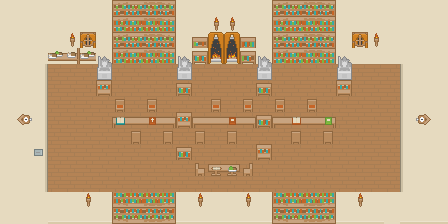

Below is a game level as drawn by its tile map, then a one-line description and the .tmx that defines it (tile-layer data replaced by summaries):
An orthogonal 28x14 tile map with 16x16 px tiles, 7 tile layers (background, decorationC, obstacles, decorationB, ...).

<map version="1.10" tiledversion="1.11.2" orientation="orthogonal" renderorder="right-down" width="28" height="14" tilewidth="16" tileheight="16" infinite="0" nextlayerid="9" nextobjectid="1">
 <editorsettings>
  <export format="json" />
 </editorsettings>
 <tileset firstgid="1" name="insideSheet1" tilewidth="16" tileheight="16" spacing="1" tilecount="1767" columns="57">
  <image source="../assets/insideSheet1.png" trans="ff00ff" width="968" height="526" />
 </tileset>
 <layer id="1" name="background" width="28" height="14">
  <data>[392 cells, 383 non-empty, 4 distinct tile ids]</data>
 </layer>
 <layer id="7" name="decorationC" width="28" height="14">
  <data>[392 cells, 12 non-empty, 1 distinct tile ids]</data>
 </layer>
 <layer id="4" name="obstacles" width="28" height="14">
  <data>[392 cells, 169 non-empty, 32 distinct tile ids]</data>
 </layer>
 <layer id="6" name="decorationB" width="28" height="14">
  <data>[392 cells, 13 non-empty, 7 distinct tile ids]</data>
 </layer>
 <layer id="8" name="damageLayer" width="28" height="14">
  <data>[392 cells, 0 non-empty, 0 distinct tile ids]</data>
 </layer>
 <layer id="2" name="decorationA" width="28" height="14">
  <data>[392 cells, 9 non-empty, 8 distinct tile ids]</data>
 </layer>
 <layer id="5" name="collectables" width="28" height="14">
  <data>[392 cells, 0 non-empty, 0 distinct tile ids]</data>
 </layer>
</map>
